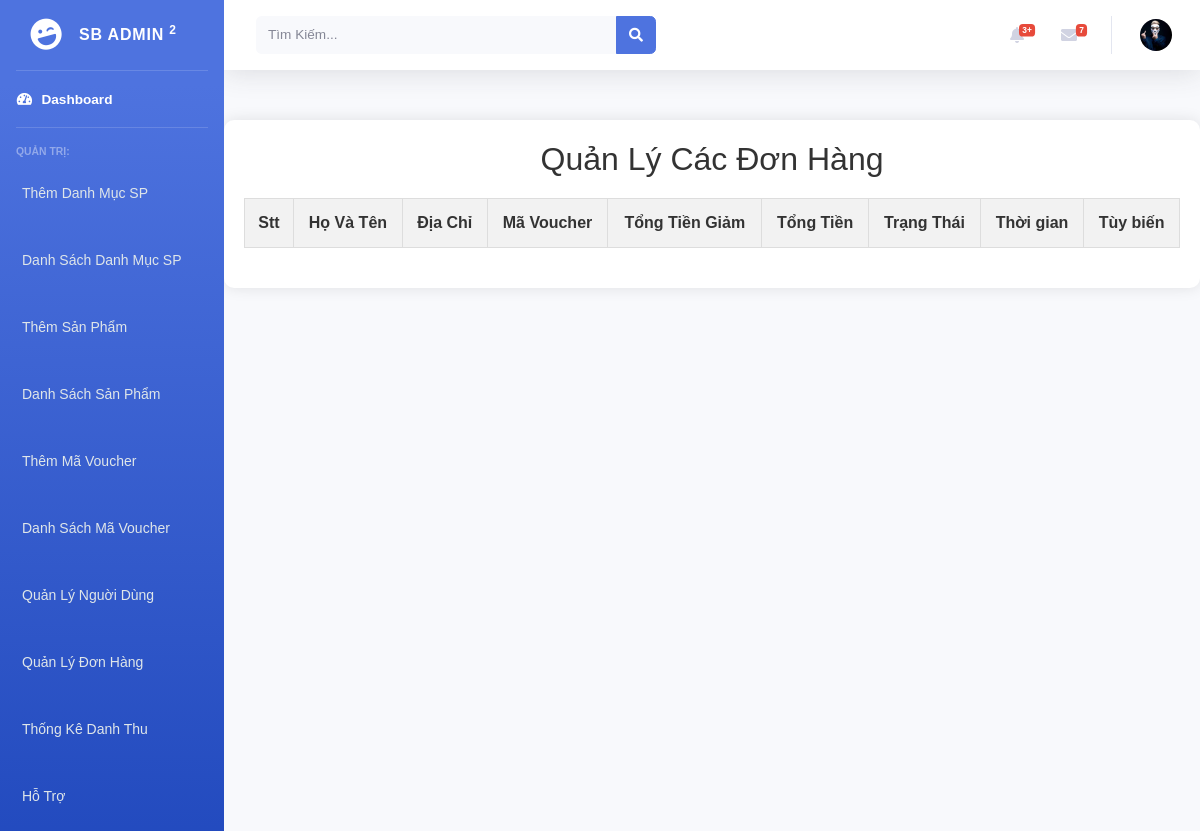
Page /admin/qldh.php on the earlier database version.
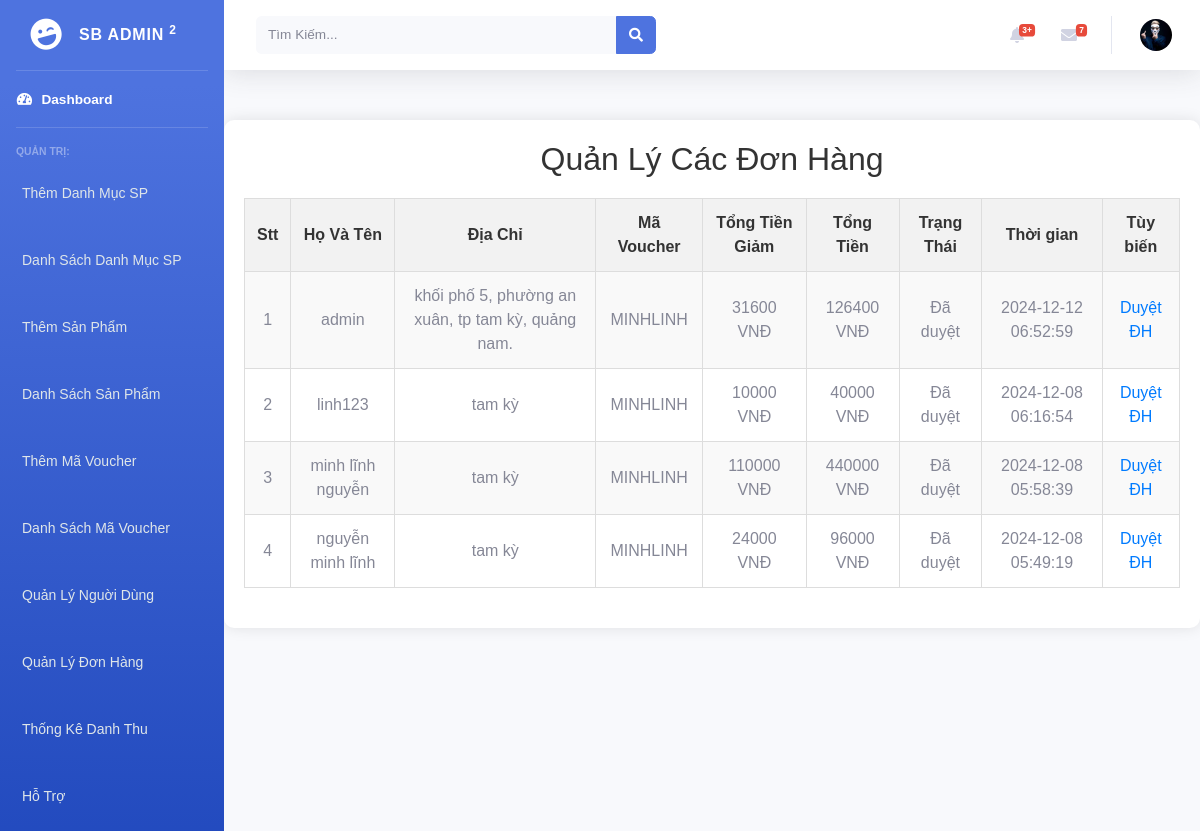
Same page on the later database version.
### tables this page shows
CREATE TABLE `donhang` (
  `id_donhang` int(11) NOT NULL,
  `fullname` varchar(50) NOT NULL,
  `email` varchar(50) NOT NULL,
  `address` varchar(50) NOT NULL,
  `ten_voucher` varchar(50) NOT NULL,
  `tongtien_giam` varchar(50) NOT NULL,
  `trangthai` varchar(50) NOT NULL,
  `tongtien` varchar(100) NOT NULL,
  `created_at` timestamp NOT NULL DEFAULT current_timestamp(),
  `user_id` int(11) NOT NULL,
  `method` int(11) NOT NULL,
  `ten_sanpham` varchar(50) NOT NULL
);

### admin/qldh.php (the view, shortened to what this page needs)
<!DOCTYPE html>
<html lang="en">
<head>
    <link href="vendor/fontawesome-free/css/all.min.css" rel="stylesheet" type="text/css">
    <link href="css/sb-admin-2.min.css" rel="stylesheet">
    <link href="css/qldh.css" rel="stylesheet">
</head>
<body id="page-top">
    <div id="wrapper">
<?php
    include "headerr.php";
?>
<?php
    $conn = new mysqli('localhost', 'root', '', 'webdemo');
    $sql = "SELECT id_donhang, fullname, email, address, ten_voucher, tongtien_giam, trangthai, tongtien, created_at FROM donhang ORDER BY created_at DESC";
    $result = $conn->query($sql);
?>
<div class="moemboo2">
    <h2>Quản Lý Các Đơn Hàng</h2>
    <table>
        <tr>
            <th>Stt</th>
            <th>Họ Và Tên</th>
            <th>Địa Chỉ</th>
            <th>Mã Voucher</th>
            <th>Tổng Tiền Giảm</th>
            <th>Tổng Tiền</th>
            <th>Trạng Thái</th>
            <th>Thời gian</th>
            <th>Tùy biến</th>
        </tr>
        <?php
            if($result->num_rows > 0){$i=0;
                while($row = $result ->fetch_assoc()) {$i++;
        ?>
        <tr>
            <td><?php echo $i ?></td>
            <td><?php echo $row['fullname']; ?></td>
            <td><?php echo $row['address']; ?></td>
            <td><?php echo $row['ten_voucher']; ?></td>
            <td><?php echo $row['tongtien_giam']; ?> VNĐ</td>
            <td><?php echo $row['tongtien']; ?> VNĐ</td>
            <td><?php echo $row['trangthai']; ?></td>
            <td><?php echo $row['created_at']; ?></td>
            <td><a href="duyetdh.php?id=<?php echo $row['id_donhang']; ?>">Duyệt ĐH</a></td>
        </tr>
        <?php
            }
        }
        ?>
    </table>
</div>
<?php
    include "script.php";
?>

### admin/headerr.php (shortened to what this page needs)
<ul class="navbar-nav bg-gradient-primary sidebar sidebar-dark accordion" id="accordionSidebar">
<a class="sidebar-brand d-flex align-items-center justify-content-center" href="index.php">
    <div class="sidebar-brand-icon rotate-n-15">
        <i class="fas fa-laugh-wink"></i>
    </div>
    <div class="sidebar-brand-text mx-3">SB Admin <sup>2</sup></div>
</a>
<hr class="sidebar-divider my-0">
<li class="nav-item active">
    <a class="nav-link" href="index.html">
        <i class="fas fa-fw fa-tachometer-alt"></i>
        <span>Dashboard</span>
    </a>
</li>
<hr class="sidebar-divider">
<div class="sidebar-heading">
    Quản Trị:
</div>
<li class="nav-item">
    <div class="pagesmenu">
        <a class="collapse-item" href="adddm.php">Thêm Danh Mục SP</a>
    </div>
</li>
<li class="nav-item">
    <div class="pagesmenu">
        <a class="collapse-item" href="dm.php">Danh Sách Danh Mục SP</a>
    </div>
</li>
<li class="nav-item">
    <div class="pagesmenu">
        <a class="collapse-item" href="addsp.php">Thêm Sản Phẩm</a>
    </div>
</li>
<li class="nav-item">
    <div class="pagesmenu">
        <a class="collapse-item" href="sp.php">Danh Sách Sản Phẩm</a>
    </div>
</li>
<li class="nav-item">
    <div class="pagesmenu">
        <a class="collapse-item" href="addvoucher.php">Thêm Mã Voucher</a>
    </div>
</li>
<li class="nav-item">
    <div class="pagesmenu">
        <a class="collapse-item" href="voucher.php">Danh Sách Mã Voucher</a>
    </div>
</li>
<li class="nav-item">
    <div class="pagesmenu">
        <a class="collapse-item" href="qluser.php">Quản Lý Nguời Dùng</a>
    </div>
</li>
<li class="nav-item">
    <div class="pagesmenu">
        <a class="collapse-item" href="qldh.php">Quản Lý Đơn Hàng</a>
    </div>
</li>
<li class="nav-item">
    <div class="pagesmenu">
        <a class="collapse-item" href="tkdt.php">Thống Kê Danh Thu</a>
    </div>
</li>
<li class="nav-item">
    <div class="pagesmenu">
        <a class="collapse-item" href="support.php">Hỗ Trợ</a>
    </div>
</li>
</ul>
<div id="content-wrapper" class="d-flex flex-column">
<div id="content">
    <nav class="navbar navbar-expand navbar-light bg-white topbar mb-4 static-top shadow">
        <form
            class="d-none d-sm-inline-block form-inline mr-auto ml-md-3 my-2 my-md-0 mw-100 navbar-search">
            <div class="input-group">
                <input type="text" class="form-control bg-light border-0 small" placeholder="Tìm Kiếm..."
                    aria-label="Search" aria-describedby="basic-addon2">
                <div class="input-group-append">
                    <button class="btn btn-primary" type="button">
                        <i class="fas fa-search fa-sm"></i>
                    </button>
                </div>
            </div>
        </form>
        <ul class="navbar-nav ml-auto">
            <li class="nav-item dropdown no-arrow mx-1">
                <a class="nav-link dropdown-toggle" href="#" id="alertsDropdown" role="button"
                    data-toggle="dropdown" aria-haspopup="true" aria-expanded="false">
                    <i class="fas fa-bell fa-fw"></i>
                    <span class="badge badge-danger badge-counter">3+</span>
                </a>
            </li>
            <li class="nav-item dropdown no-arrow mx-1">
                <a class="nav-link dropdown-toggle" href="#" id="messagesDropdown" role="button"
                    data-toggle="dropdown" aria-haspopup="true" aria-expanded="false">
                    <i class="fas fa-envelope fa-fw"></i>
                    <span class="badge badge-danger badge-counter">7</span>
                </a>
            </li>
            <li class="nav-item dropdown no-arrow">
                <a class="nav-link dropdown-toggle" href="#" id="userDropdown" role="button"
                    data-toggle="dropdown" aria-haspopup="true" aria-expanded="false">
                    <img class="img-profile rounded-circle"
                        src="img/user.png">
                </a>
            </li>
        </ul>
    </nav>

### admin/script.php (shortened to what this page needs)
</body>
</html>

### admin/css/qldh.css (style rules this page uses)
body { font-family: Arial, sans-serif; margin: 0; padding: 0; background-color: #f8f9fa; }
.moemboo2 { margin: 50px auto; padding: 20px; background-color: #fff; border-radius: 10px; box-shadow: 0 0 15px rgba(0, 0, 0, 0.1); text-align: center; }
.moemboo2 h2 { color: #333; margin-bottom: 20px; }
table { width: 100%; border-collapse: collapse; margin: 20px 0; }
table th, table td { border: 1px solid #ddd; padding: 12px; text-align: center; }
table th { background-color: #f2f2f2; color: #333; }
table tr:nth-child(even) { background-color: #f9f9f9; }
a { color: #007bff; text-decoration: none; }

### admin/headerr.php (style rules this page uses)
.nav-item .pagesmenu { padding: 10px; border-radius: 5px; margin: 5px 0; }
.nav-item .pagesmenu .collapse-item { color: #dfe6e9; font-size: 14px; font-weight: 500; text-decoration: none; display: block; padding: 8px 12px; border-radius: 4px; transition: background-color 0.3s ease, color 0.3s ease; }

Differences in the rows shown:
added donhang: fullname "admin", address "khối phố 5, phường an xuân, tp tam kỳ, quảng nam.", ten_voucher "MINHLINH", tongtien_giam "31600", tongtien "126400", trangthai "Đã duyệt", created_at "2024-12-12 06:52:59"
added donhang: fullname "linh123", address "tam kỳ", ten_voucher "MINHLINH", tongtien_giam "10000", tongtien "40000", trangthai "Đã duyệt", created_at "2024-12-08 06:16:54"
added donhang: fullname "minh lĩnh nguyễn", address "tam kỳ", ten_voucher "MINHLINH", tongtien_giam "110000", tongtien "440000", trangthai "Đã duyệt", created_at "2024-12-08 05:58:39"
added donhang: fullname "nguyễn minh lĩnh", address "tam kỳ", ten_voucher "MINHLINH", tongtien_giam "24000", tongtien "96000", trangthai "Đã duyệt", created_at "2024-12-08 05:49:19"
